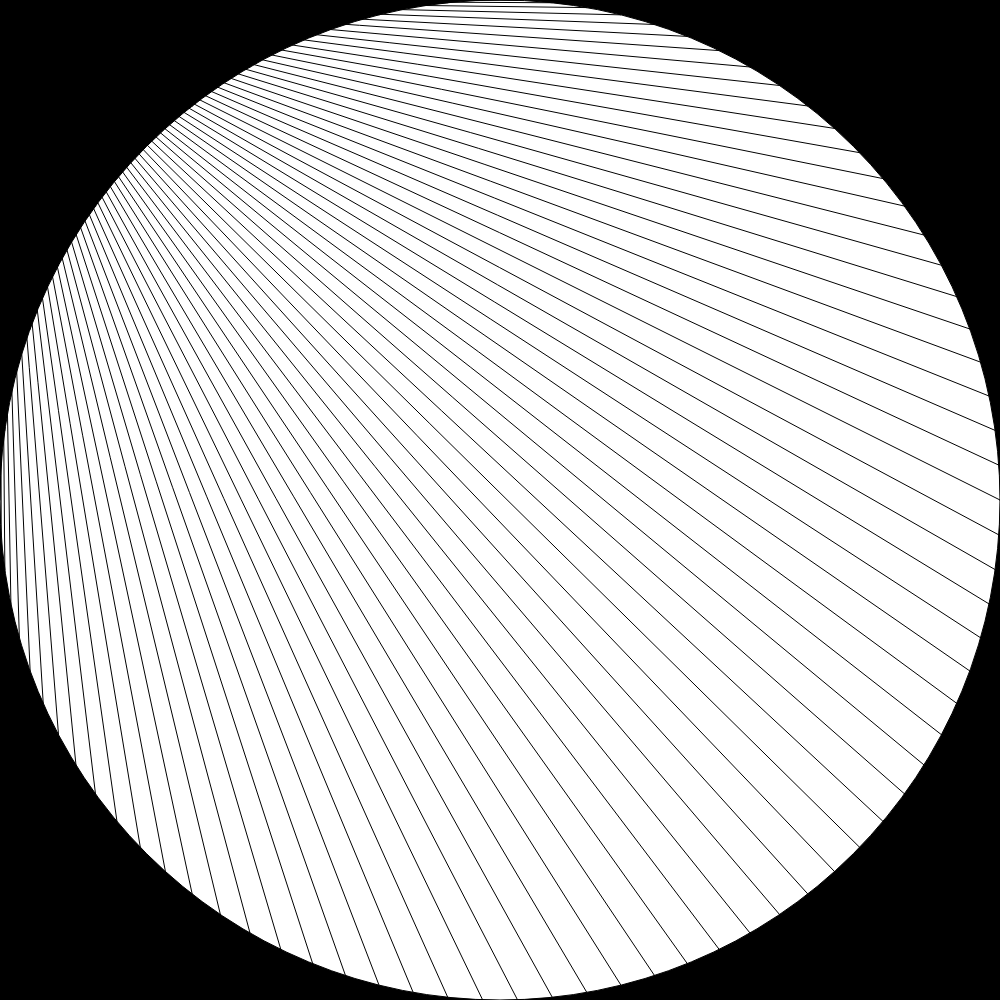
Frame 1 (no input)
Frame 60 (no input): identical to frame 1, image omitted
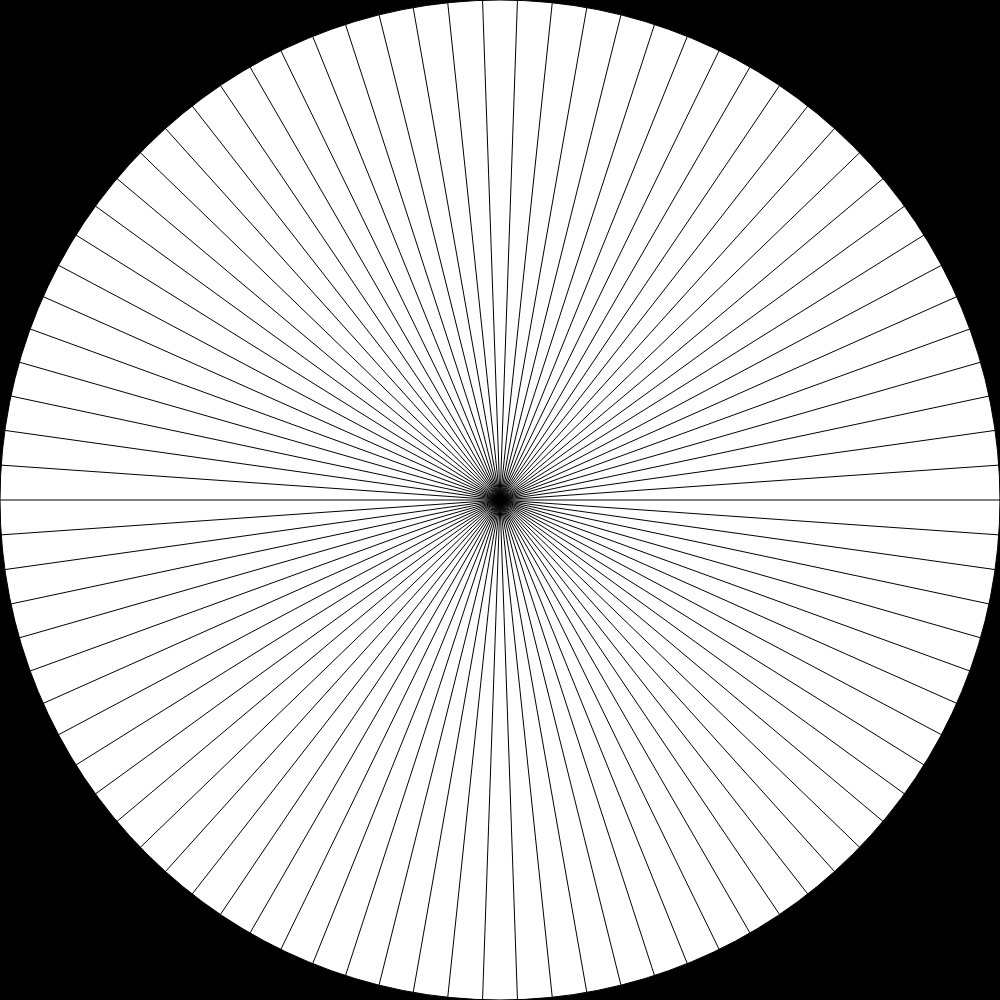
Frame 120 (the mouse pressed at the canvas centre since frame 60)

The p5.js sketch that drew these frames (run headless with seeded random() and noise() and a simulated clock; from frame 60 on, the mouse is pressed at the canvas centre):

// p5.js sketch
// ── sketch.js
//Written by Inle Bush
mode = 0;

function setup() {
    createCanvas(1000, 1000);
    angleMode(DEGREES);
}

function mouseClicked() {
    mode = (mode + 1) % 4;
}

function draw() {
    background(0);
    radius = 500;
    centerX = 500;
    centerY = 500;
    fill(255);
    circle(centerX, centerY, 2*radius);
    noFill();

    if (mode <= 1){
        x = mouseX;
        y = mouseY;
    } else {
        newX = mouseX;
        newY = mouseY;
    }

    //Outer Lines
    strokeWeight(1);
    n = 80;//number of lines
    norm_len = 1000; // 0.5*length of perpendicular bisectors
    for (ang = 0; ang < 360; ang+= floor(360/n)) {
        endX = centerX + radius * cos(ang)
        endY = centerY + radius * sin(ang)
        if (mode >= 1) {
                    midX = (x + endX)/2
                    midY = (y + endY)/2
                    scalar = norm_len/(sqrt((endX - x) ** 2 + (endY - y) ** 2))
                    diffY = scalar * (endX-x)
                    diffX = scalar * (endY-y)

                    line(midX + diffX, midY - diffY, midX - diffX, midY + diffY);
                }        
        if (mode <=1) {
            line(endX, endY, x, y);
        }
        // circle((x + centerX)/2, (y + centerY)/2, radius);
        // noFill();     
    }

    //Secondary Lines
    if (mode >= 2) {
        strokeWeight(1);
        n = 100;//number of lines
        norm_len = 1000; // 0.5*length of perpendicular bisectors
        angle = (atan((y - centerY)/(x - centerX)));
        if (x - centerX< 0) {
            angle += 180
        }

        for (endX = 0; endX < radius; endX += floor(radius / n)) {
            
            distCenter = ((centerX - x) ** 2 + (centerY - y) ** 2) ** 0.5;
            height = ((radius/2) ** 2 - (distCenter/2) ** 2) ** 0.5 //by pythagorean theroem, dist between focii = distCenter
            
            endY = (height**2 * (1 - (2 * (endX - radius/2)/radius)**2))**0.5; //by formula of ellipse

            var end = createVector(endX, endY)
            end.add(- (radius - distCenter)/2, 0)
            end.rotate(angle)
            end.add(500,500)

            midX = (newX + end.x)/2
            midY = (newY + end.y)/2
            scalar = norm_len/(sqrt((end.x - newX) ** 2 + (end.y - newY) ** 2))
            diffY = scalar * (end.x - newX)
            diffX = scalar * (end.y - newY)
            line(midX + diffX, midY - diffY, midX - diffX, midY + diffY); // perp bisector
            line(end.x, end.y, newX, newY);


            end.add(-500, -500)//resets
            end.rotate(-angle) 
            end.y = -end.y
            end.rotate(angle)
            end.add(500,500)

            midX = (newX + end.x)/2
            midY = (newY + end.y)/2
            scalar = norm_len/(sqrt((end.x - newX) ** 2 + (end.y - newY) ** 2))
            diffY = scalar * (end.x - newX)
            diffX = scalar * (end.y - newY)
            line(midX + diffX, midY - diffY, midX - diffX, midY + diffY); // perp bisector
            line(end.x, end.y, newX, newY);
        }
    }

    if (mode >= 1) {
        strokeWeight(10);
        stroke('red');
        point(x, y);
        point(centerX, centerY);
        
    }
    if (mode > 1){
        point(newX, newY);
    }
    stroke('black');
}
